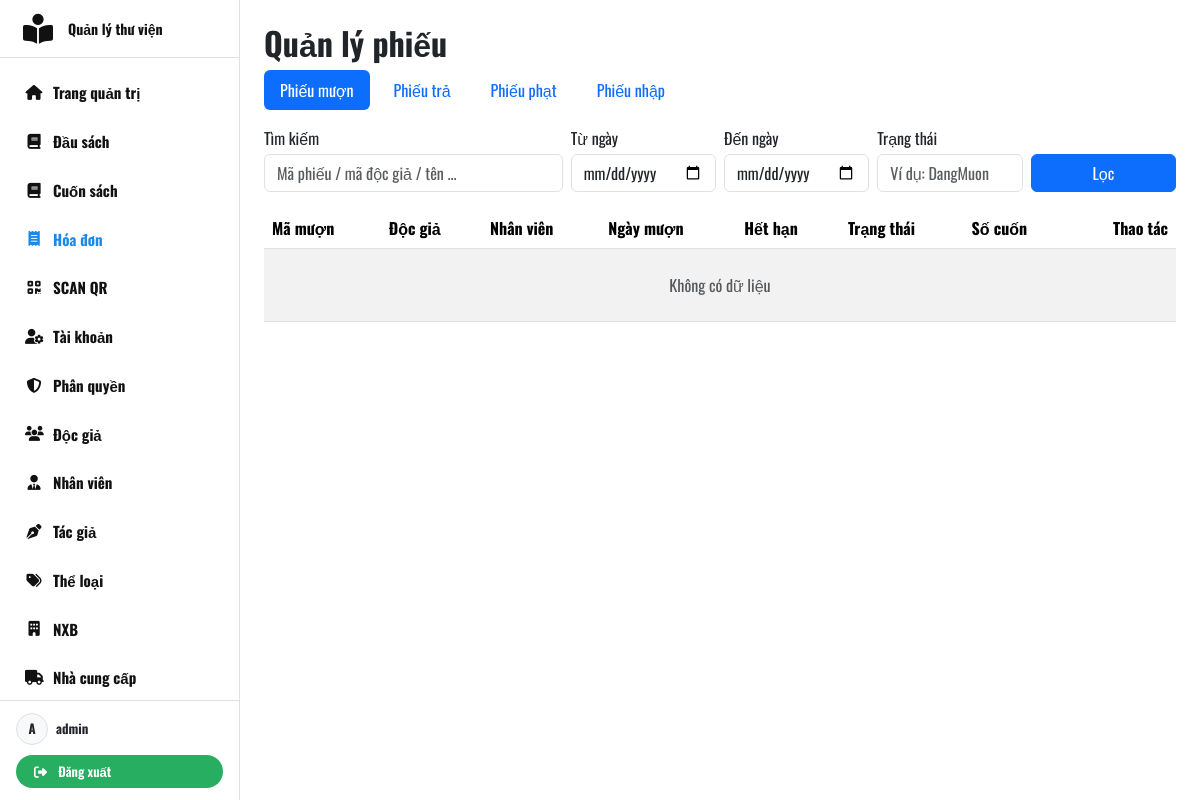
The app's page /admin/QuanLy/HoaDon/QL_HoaDon.php (signed in), older data.
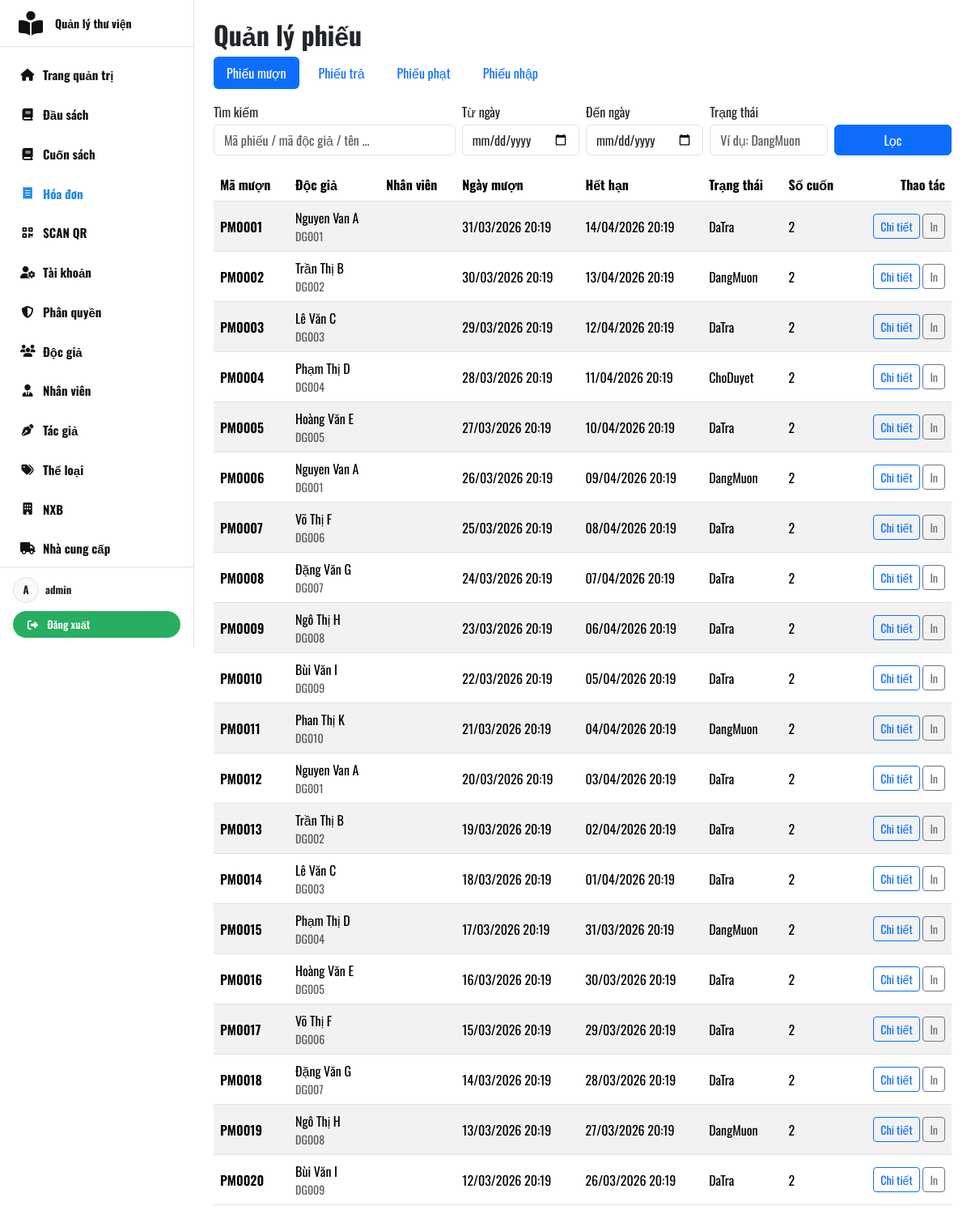
The same page, newer data.
### tables this page shows
CREATE TABLE `phieumuon` (
  `mamuon` varchar(50) NOT NULL,
  `ngaymuon` datetime DEFAULT NULL,
  `ngayhethan` datetime DEFAULT NULL,
  `manv` varchar(50) DEFAULT NULL,
  `madocgia` varchar(50) DEFAULT NULL,
  `trangthai` varchar(50) DEFAULT NULL,
  `ghichu` varchar(255) DEFAULT NULL
);

### admin/QuanLy/HoaDon/QL_HoaDon.php (the view, shortened to what the changed rows need)
<?php
$conn = ConnectDB::getInstance()->getConnection();
$conn->set_charset('utf8mb4');
function h(string $value): string
{
    return htmlspecialchars($value, ENT_QUOTES | ENT_SUBSTITUTE, 'UTF-8');
}
function get_str(string $key, string $default = ''): string
{
    if (!isset($_GET[$key])) {
        return $default;
    }
    $value = trim((string)$_GET[$key]);
    return $value;
}
function fmt_dt(?string $value): string
{
    try {
        $dt = new DateTime($value);
        return $dt->format('d/m/Y H:i');
    } catch (Throwable $e) {
        return $value;
    }
}
$allowedTypes = [
    'muon' => 'Phiếu mượn',
    'tra' => 'Phiếu trả',
    'phat' => 'Phiếu phạt',
    'nhap' => 'Phiếu nhập',
];
$type = get_str('type', 'muon');
$rows = [];
try {
    $where = [];
    $whereSql = $where ? ('WHERE ' . implode(' AND ', $where)) : '';
    if ($type === 'muon') {
        $sql = "SELECT pm.mamuon, pm.ngaymuon, pm.ngayhethan, pm.madocgia,
                       CONCAT(COALESCE(dg.hodocgia,''),' ',COALESCE(dg.tendocgia,'')) AS ten_docgia,
                       pm.manv, CONCAT(COALESCE(nv.honv,''),' ',COALESCE(nv.tennv,'')) AS ten_nhanvien,
                       pm.trangthai,
                       (SELECT COUNT(*) FROM ctphieumuon ct WHERE ct.mamuon = pm.mamuon) AS so_cuon
                FROM phieumuon pm
                LEFT JOIN docgia dg ON dg.madocgia = pm.madocgia
                LEFT JOIN nhanvien nv ON nv.manv = pm.manv
                $whereSql
                ORDER BY pm.ngaymuon DESC
                LIMIT 300";
    }
    $stmt = $conn->prepare($sql);
    $stmt->execute();
    $result = $stmt->get_result();
    $rows = $result ? $result->fetch_all(MYSQLI_ASSOC) : [];
} catch (Throwable $e) {
    $error = $e->getMessage();
}
?>
<!DOCTYPE html>
<html lang="vi">
<head>
    <link rel="stylesheet" href="https://cdnjs.cloudflare.com/ajax/libs/font-awesome/6.7.2/css/all.min.css">
    <link rel="stylesheet" href="/assets/bootstrap/css/bootstrap.min.css">
    <link rel="stylesheet" href="/assets/css/admin_sidebar.css">
</head>
<body>
<?php
require_once __DIR__ . '/../../layout/admin_sidebar.php';
?>
<main class="container-fluid py-4">
    <div class="container-md">
        <h2 class="fw-bold mb-2">Quản lý phiếu</h2>
        <ul class="nav nav-pills gap-2 mb-3">
            <?php foreach ($allowedTypes as $k => $label): ?>
                <li class="nav-item">
                    <a class="nav-link <?= $type === $k ? 'active' : '' ?>" href="?type=<?= h($k) ?>">
                        <?= h($label) ?>
                    </a>
                </li>
            <?php endforeach; ?>
        </ul>
        <div class="table-responsive">
            <table class="table table-striped align-middle">
                <thead>
                <?php if ($type === 'muon'): ?>
                    <tr>
                        <th>Mã mượn</th>
                        <th>Độc giả</th>
                        <th>Nhân viên</th>
                        <th>Ngày mượn</th>
                        <th>Hết hạn</th>
                        <th>Trạng thái</th>
                        <th>Số cuốn</th>
                        <th class="text-end">Thao tác</th>
                    </tr>
                <?php endif; ?>
                </thead>
                <tbody>
                <?php if (!$rows): ?>
                    <tr>
                        <td colspan="20" class="text-center text-muted py-4">Không có dữ liệu</td>
                    </tr>
                <?php else: ?>
                    <?php foreach ($rows as $r): ?>
                        <?php
                        $id = match ($type) {
                            'muon' => (string)$r['mamuon'],
                            'tra' => (string)$r['matra'],
                            'phat' => (string)$r['maphat'],
                            'nhap' => (string)$r['maphieunhap'],
                        };
                        $detailUrl = '/admin/QuanLy/HoaDon/phieu_detail.php?type=' . rawurlencode($type) . '&id=' . rawurlencode($id);
                        $printUrl = '/admin/QuanLy/HoaDon/phieu_print.php?type=' . rawurlencode($type) . '&id=' . rawurlencode($id);
                        ?>
                        <?php if ($type === 'muon'): ?>
                            <tr>
                                <td class="fw-semibold"><?= h($r['mamuon']) ?></td>
                                <td>
                                    <div><?= h(trim((string)$r['ten_docgia'])) ?></div>
                                    <div class="text-muted small"><?= h((string)$r['madocgia']) ?></div>
                                </td>
                                <td><?= h(trim((string)$r['ten_nhanvien'])) ?></td>
                                <td><?= h(fmt_dt($r['ngaymuon'] ?? null)) ?></td>
                                <td><?= h(fmt_dt($r['ngayhethan'] ?? null)) ?></td>
                                <td><?= h((string)($r['trangthai'] ?? '')) ?></td>
                                <td><?= h((string)($r['so_cuon'] ?? '0')) ?></td>
                                <td class="text-end">
                                    <a class="btn btn-sm btn-outline-primary" href="<?= h($detailUrl) ?>">Chi tiết</a>
                                    <a class="btn btn-sm btn-outline-secondary" href="<?= h($printUrl) ?>" target="_blank">In</a>
                                </td>
                            </tr>
                        <?php endif; ?>
                    <?php endforeach; ?>
                <?php endif; ?>
                </tbody>
            </table>
        </div>
    </div>
</main>
</body>
</html>

Row changes from the older to the newer data that the page shows:
added phieumuon: mamuon "PM0001", ten_docgia "Nguyen Van A", madocgia "DG001", ngaymuon "31/03/2026 20:19", ngayhethan "14/04/2026 20:19", trangthai "DaTra", so_cuon "2"
added phieumuon: mamuon "PM0002", ten_docgia "Trần Thị B", madocgia "DG002", ngaymuon "30/03/2026 20:19", ngayhethan "13/04/2026 20:19", trangthai "DangMuon", so_cuon "2"
added phieumuon: mamuon "PM0003", ten_docgia "Lê Văn C", madocgia "DG003", ngaymuon "29/03/2026 20:19", ngayhethan "12/04/2026 20:19", trangthai "DaTra", so_cuon "2"
added phieumuon: mamuon "PM0004", ten_docgia "Phạm Thị D", madocgia "DG004", ngaymuon "28/03/2026 20:19", ngayhethan "11/04/2026 20:19", trangthai "ChoDuyet", so_cuon "2"
added phieumuon: mamuon "PM0005", ten_docgia "Hoàng Văn E", madocgia "DG005", ngaymuon "27/03/2026 20:19", ngayhethan "10/04/2026 20:19", trangthai "DaTra", so_cuon "2"
added phieumuon: mamuon "PM0006", ten_docgia "Nguyen Van A", madocgia "DG001", ngaymuon "26/03/2026 20:19", ngayhethan "09/04/2026 20:19", trangthai "DangMuon", so_cuon "2"
added phieumuon: mamuon "PM0007", ten_docgia "Võ Thị F", madocgia "DG006", ngaymuon "25/03/2026 20:19", ngayhethan "08/04/2026 20:19", trangthai "DaTra", so_cuon "2"
added phieumuon: mamuon "PM0008", ten_docgia "Đặng Văn G", madocgia "DG007", ngaymuon "24/03/2026 20:19", ngayhethan "07/04/2026 20:19", trangthai "DaTra", so_cuon "2"
added phieumuon: mamuon "PM0009", ten_docgia "Ngô Thị H", madocgia "DG008", ngaymuon "23/03/2026 20:19", ngayhethan "06/04/2026 20:19", trangthai "DaTra", so_cuon "2"
added phieumuon: mamuon "PM0010", ten_docgia "Bùi Văn I", madocgia "DG009", ngaymuon "22/03/2026 20:19", ngayhethan "05/04/2026 20:19", trangthai "DaTra", so_cuon "2"
added phieumuon: mamuon "PM0011", ten_docgia "Phan Thị K", madocgia "DG010", ngaymuon "21/03/2026 20:19", ngayhethan "04/04/2026 20:19", trangthai "DangMuon", so_cuon "2"
added phieumuon: mamuon "PM0012", ten_docgia "Nguyen Van A", madocgia "DG001", ngaymuon "20/03/2026 20:19", ngayhethan "03/04/2026 20:19", trangthai "DaTra", so_cuon "2"
added phieumuon: mamuon "PM0013", ten_docgia "Trần Thị B", madocgia "DG002", ngaymuon "19/03/2026 20:19", ngayhethan "02/04/2026 20:19", trangthai "DaTra", so_cuon "2"
added phieumuon: mamuon "PM0014", ten_docgia "Lê Văn C", madocgia "DG003", ngaymuon "18/03/2026 20:19", ngayhethan "01/04/2026 20:19", trangthai "DaTra", so_cuon "2"
added phieumuon: mamuon "PM0015", ten_docgia "Phạm Thị D", madocgia "DG004", ngaymuon "17/03/2026 20:19", ngayhethan "31/03/2026 20:19", trangthai "DangMuon", so_cuon "2"
added phieumuon: mamuon "PM0016", ten_docgia "Hoàng Văn E", madocgia "DG005", ngaymuon "16/03/2026 20:19", ngayhethan "30/03/2026 20:19", trangthai "DaTra", so_cuon "2"
added phieumuon: mamuon "PM0017", ten_docgia "Võ Thị F", madocgia "DG006", ngaymuon "15/03/2026 20:19", ngayhethan "29/03/2026 20:19", trangthai "DaTra", so_cuon "2"
added phieumuon: mamuon "PM0018", ten_docgia "Đặng Văn G", madocgia "DG007", ngaymuon "14/03/2026 20:19", ngayhethan "28/03/2026 20:19", trangthai "DaTra", so_cuon "2"
added phieumuon: mamuon "PM0019", ten_docgia "Ngô Thị H", madocgia "DG008", ngaymuon "13/03/2026 20:19", ngayhethan "27/03/2026 20:19", trangthai "DangMuon", so_cuon "2"
added phieumuon: mamuon "PM0020", ten_docgia "Bùi Văn I", madocgia "DG009", ngaymuon "12/03/2026 20:19", ngayhethan "26/03/2026 20:19", trangthai "DaTra", so_cuon "2"
Text that changed along with them:
text no longer shown: "Không có dữ liệu"
